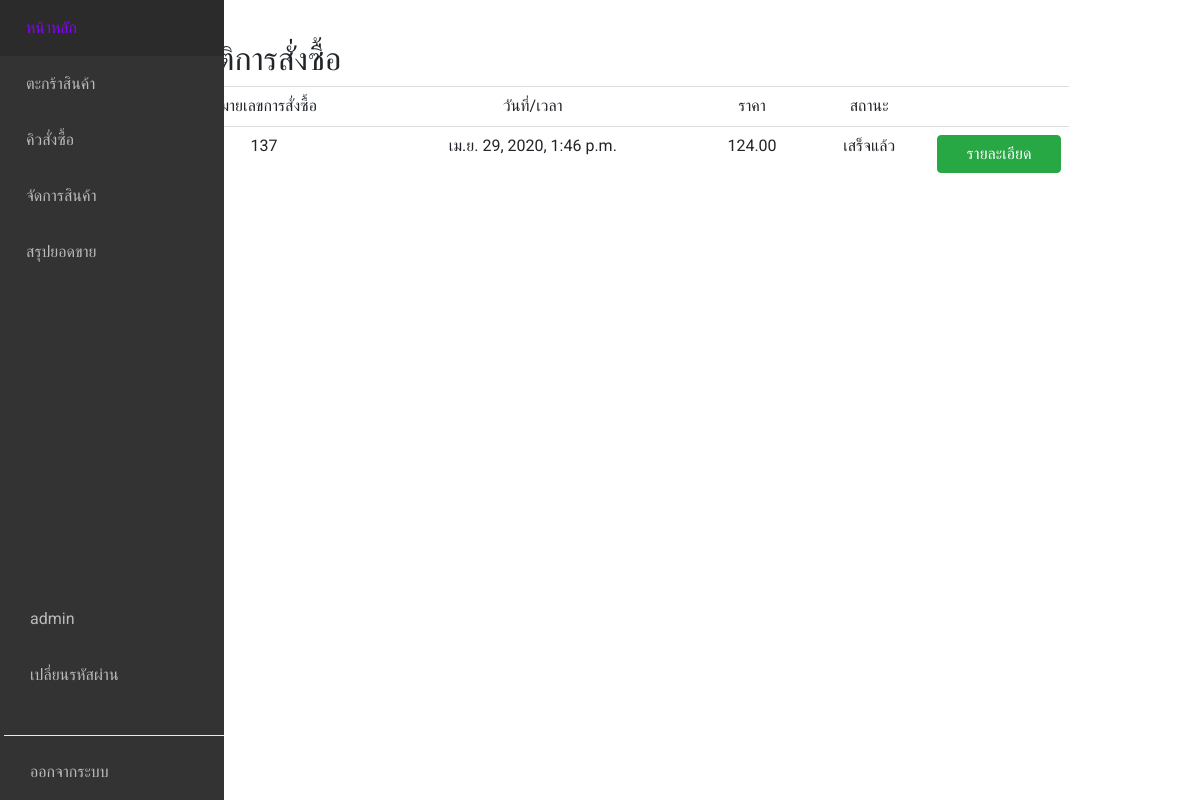
The page /report/payment (signed in) on the database as committed earlier.
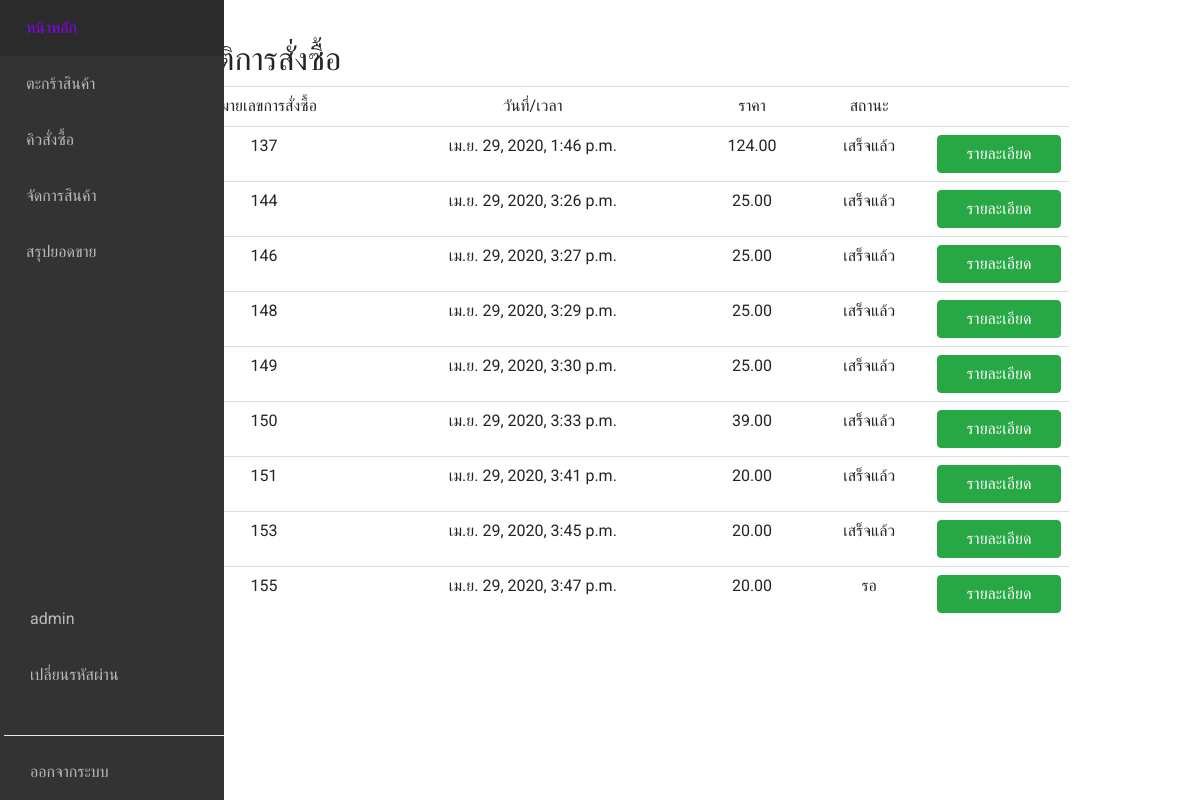
The same page on the database as committed later.
### main/models.py (models this page shows)
class Order(models.Model):
    date = models.DateTimeField()
    customer = models.ForeignKey(User, on_delete=models.PROTECT,null=True)
    total_price = models.FloatField()
    status = models.BooleanField(default=False)

### report/views.py (the view)
# urls.py: path('payment',history_payment,name='history_payments'),
@login_required
def history_payment(request): #ดูประวัติการสั่งซื้อในแต่ละบัญชีผู้ใช้
    history = Order.objects.filter(customer=request.user.id)
    context={
        'history':history
    }
    return render(request,'report/history_each_a_user.html',context=context)

### report/templates/report/history_each_a_user.html (shortened to what this page needs)
{% extends 'base.html' %}
{% block content %}
    <h2>ประวัติการสั่งซื้อ</h2>
    <table class='table text-center'>
        <tr>
            <td>หมายเลขการสั่งซื้อ</td>
            <td>วันที่/เวลา</td>
            <td>ราคา</td>
            <td>สถานะ</td>
            <td></td>
        </tr>
    {% for h in history %}
        <tr>
            <td>{{h.id}}</td>
            <td>{{h.date}}</td>
            <td>{{h.total_price|stringformat:'.2f'}}</td>
            {% if h.status == True %}
                <td>เสร็จแล้ว</td>
            {% else %}
                <td>รอ</td>
            {% endif %}
            <td width='140'>
             <a href="{% url 'detail' order_id=h.id %}">
                <div class="btn btn-success col">รายละเอียด</div>
             </a>
            </td>
        </tr>
    {% endfor %}
{% endblock %}

Rows that differ between the two databases and show on the page:
added Order: id "144", date "เม.ย. 29, 2020, 3:26 p.m.", total_price "25.00", status "เสร็จแล้ว"
added Order: id "146", date "เม.ย. 29, 2020, 3:27 p.m.", total_price "25.00", status "เสร็จแล้ว"
added Order: id "148", date "เม.ย. 29, 2020, 3:29 p.m.", total_price "25.00", status "เสร็จแล้ว"
added Order: id "149", date "เม.ย. 29, 2020, 3:30 p.m.", total_price "25.00", status "เสร็จแล้ว"
added Order: id "150", date "เม.ย. 29, 2020, 3:33 p.m.", total_price "39.00", status "เสร็จแล้ว"
added Order: id "151", date "เม.ย. 29, 2020, 3:41 p.m.", total_price "20.00", status "เสร็จแล้ว"
added Order: id "153", date "เม.ย. 29, 2020, 3:45 p.m.", total_price "20.00", status "เสร็จแล้ว"
added Order: id "155", date "เม.ย. 29, 2020, 3:47 p.m.", total_price "20.00", status "รอ"
